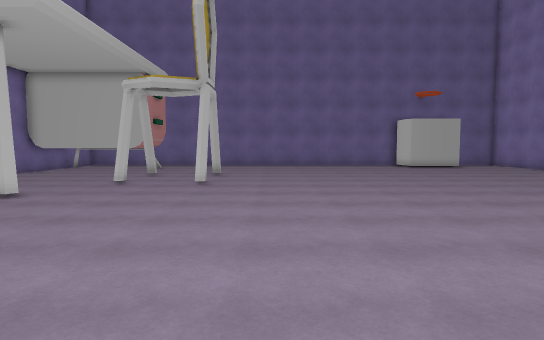
view 1 (above)

17 first-person views from a walk through a scene from a Unity 3-D project. The camera is 1.5 m above the floor, tilts 4° down and sees 75° across. The floor is counted in squares, 1 m on a side. Each view is taken from the middle of a square. On the plan, view 1 faces up. The plan holds only what a view shows up to about 16 squares ahead; the rest is blank.

view 2
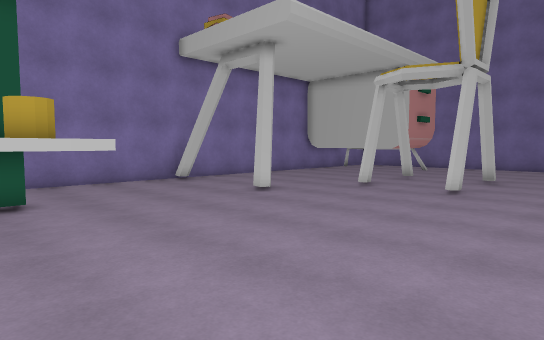

view 3
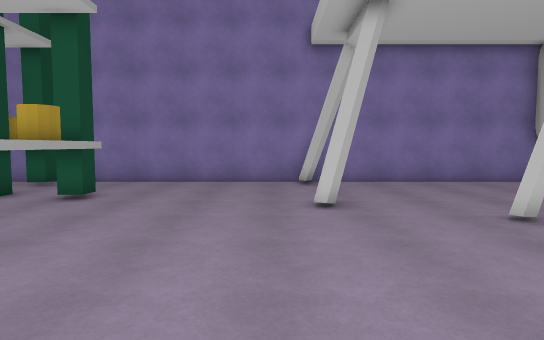

view 4
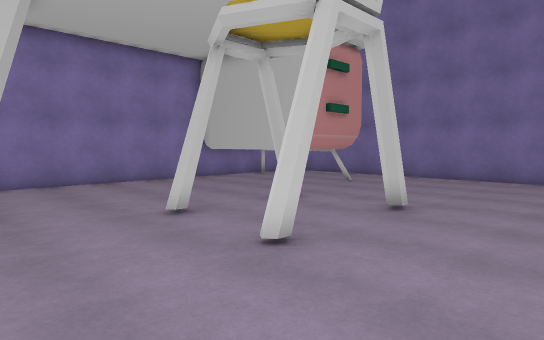

view 5
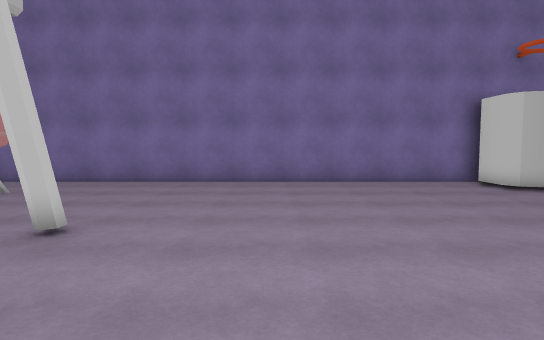

view 6
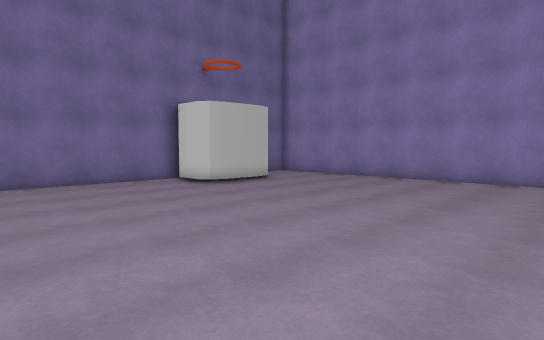

view 7
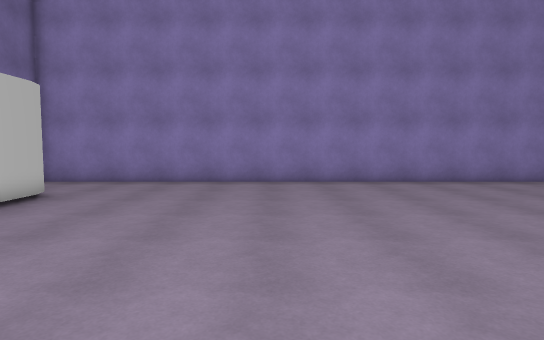

view 8
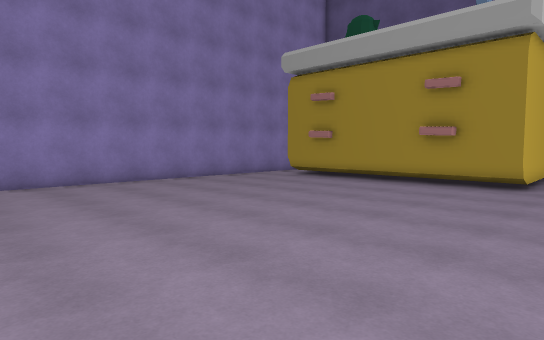

view 9
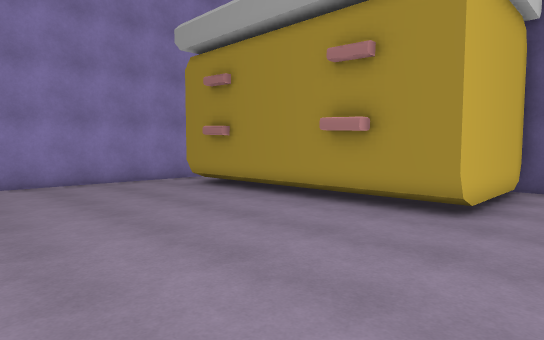

view 10
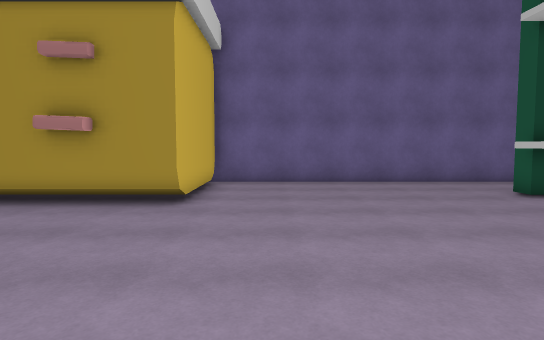

view 11
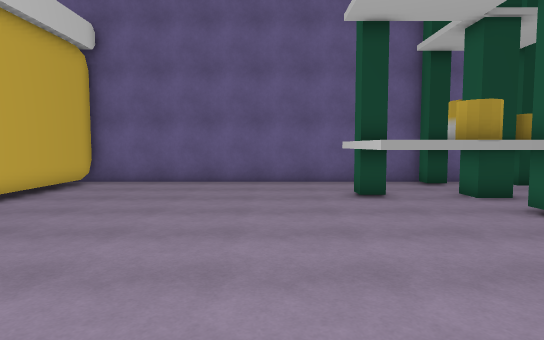

view 12
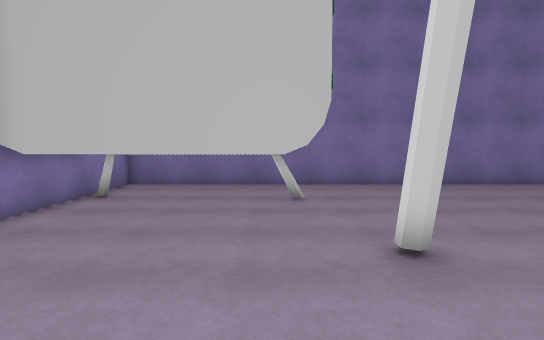

view 13
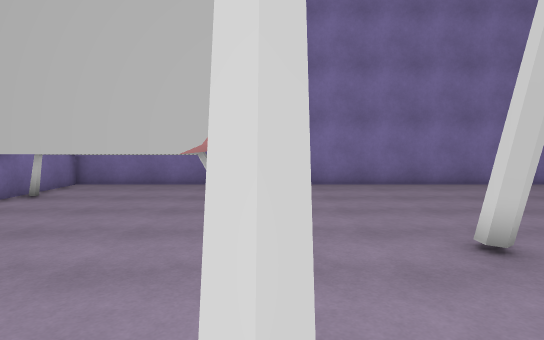

view 14
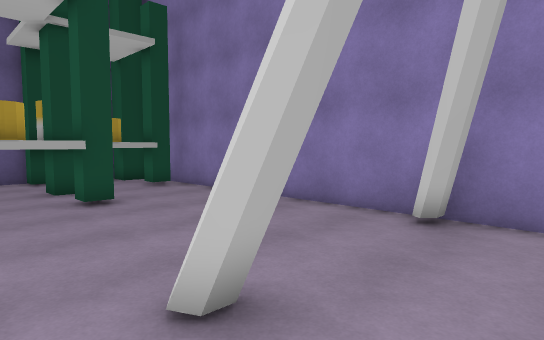

view 15
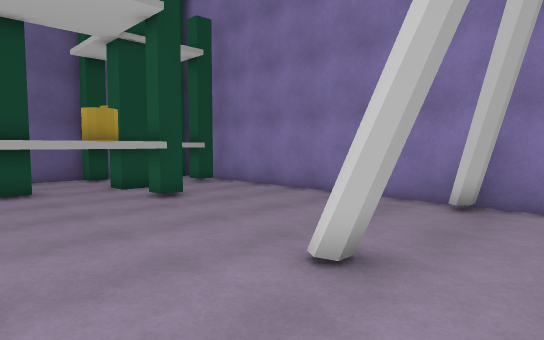

view 16
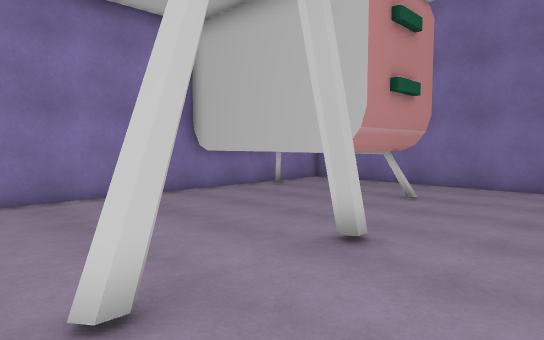

view 17
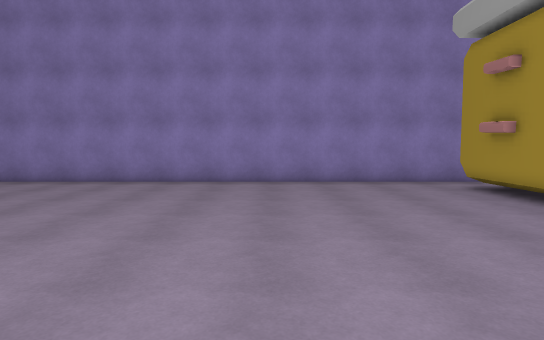

### Floor plan
Key: @ floor where view 1 was taken; # wall or solid block; x gap in a wall; . floor; ^ raised ledge; T thing the floor can be seen under or through.
Columns run from 14 left of view 1 to 17 right of it. Each row starts with its distance up from view 1.
 27 ########################
 26 #......................##     .#
 25 #......................##   ...#
 24 #......................####....#
 23 #TTTTTTT.......................#
 22       TT.......................#
 21       TT.......................#
 20 ##TTTTTT.......................#
 19 #..............................#
 18 #.......#..#...................#
 17 #..............................#
 16 #..............................#
 15 #..............................#
 14 #.......#..#...................#
 13 #..............................#
 12 #..............................#
 11 ##....#........................#
 10 ##.............................#
  9 #..............................#
  8 #..............................#
  7 #..............................#
  6 #..............................#
  5 #..............................#
  4 #.....#x.#.....................#
  3 #....# ^ ^.....................#
  2 #.....   ^.........##########..#
  1 #.####^^^^.........#         ..#
  0 ###  #..#.....@....#
 -1      #.............#
 -2      #.............#
 -3     ##.............#
 -4      ###############

Where each view was taken, in squares from view 1:
view 1: 0 up, 0 right, facing up
view 2: 2 up, 1 right, facing up-left
view 3: 9 up, 1 right, facing left
view 4: 10 up, 1 right, facing up-left
view 5: 12 up, 1 right, facing up
view 6: 12 up, 1 right, facing up-right
view 7: 17 up, 2 right, facing right
view 8: 16 up, 2 right, facing down-right
view 9: 10 up, 2 right, facing down-right
view 10: 11 up, 2 right, facing down
view 11: 11 up, 3 left, facing down
view 12: 13 up, 8 left, facing up
view 13: 13 up, 6 left, facing up
view 14: 13 up, 6 left, facing down-left
view 15: 13 up, 4 left, facing down-left
view 16: 13 up, 3 left, facing up-left
view 17: 9 up, 2 right, facing right
